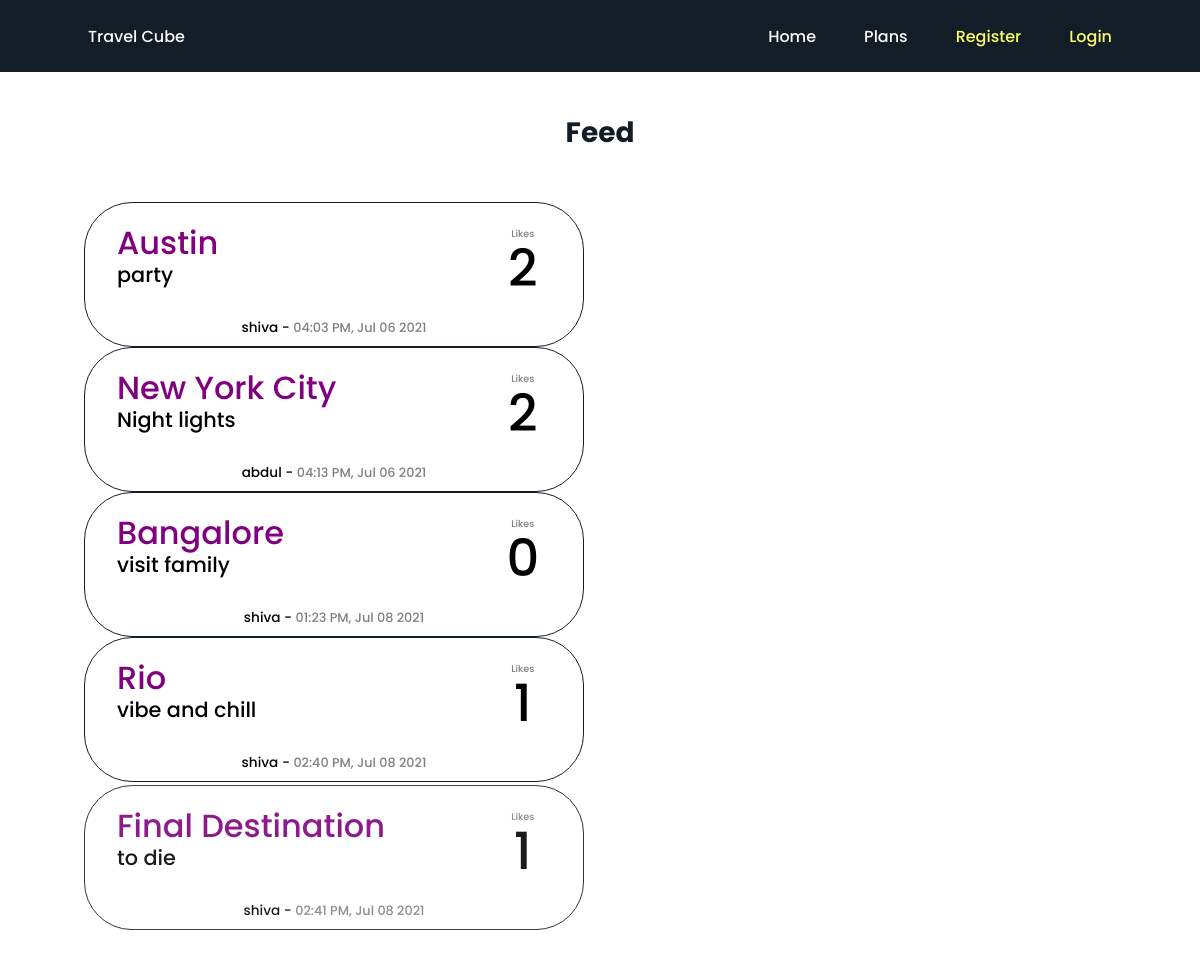
The app's page /plans, older data.
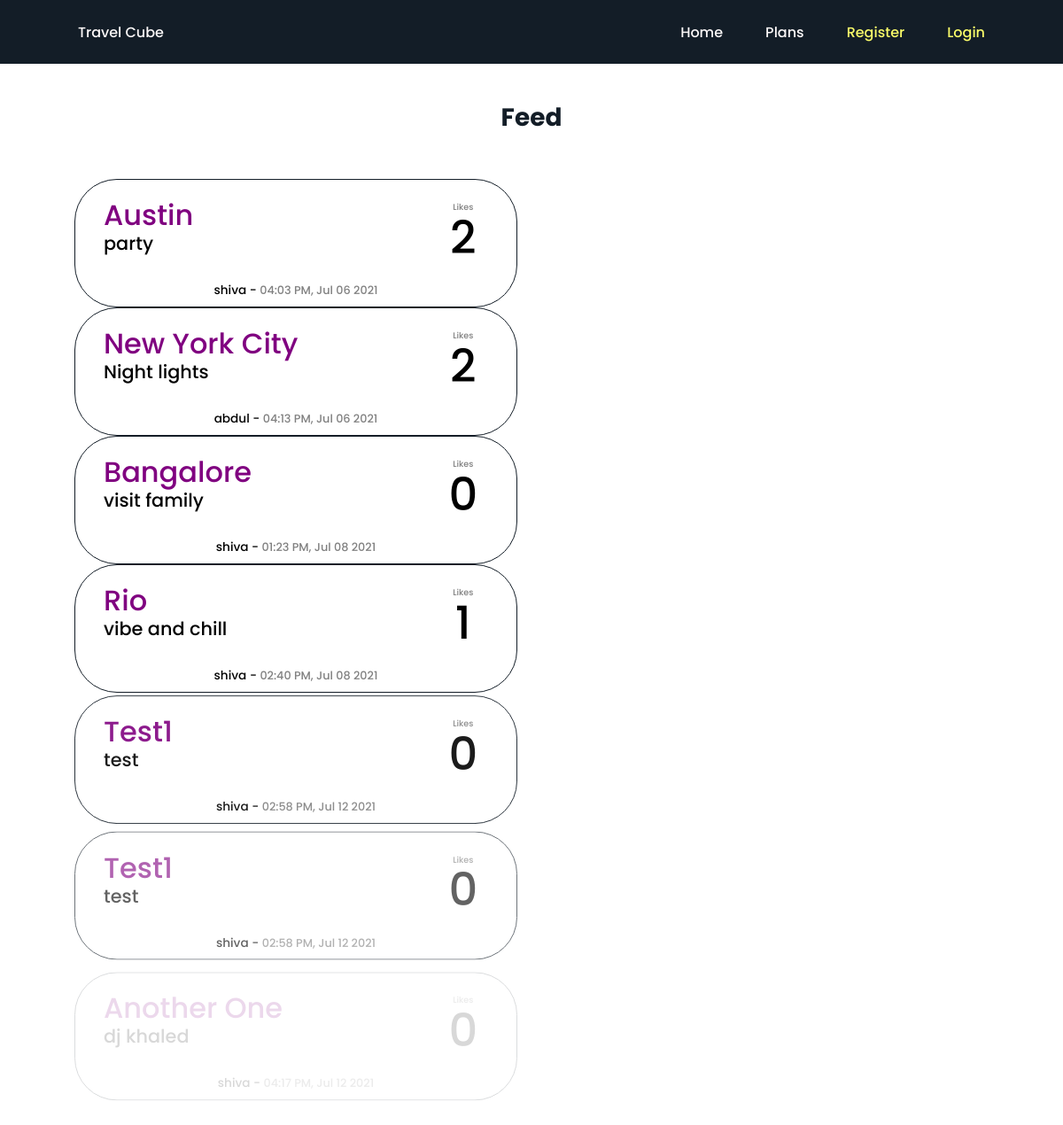
The same page, newer data.
### models.py (models this page shows, shortened)
class Post(db.Model):
    id = db.Column(db.Integer, primary_key=True)
    city = db.Column(db.String(140))
    country = db.Column(db.String(140))
    description = db.Column(db.String(140))
    timestamp = db.Column(db.DateTime, index=True, default=datetime.utcnow)
    user_id = db.Column(db.Integer, db.ForeignKey('user.id'))
    likes = db.relationship('Like', backref='post', lazy='dynamic', cascade = 'all, delete, delete-orphan')

class User(UserMixin, db.Model):
    id = db.Column(db.Integer, primary_key=True)
    username = db.Column(db.String(64), index=True, unique=True)
    email = db.Column(db.String(120), index=True, unique=True)
    password_hash = db.Column(db.String(128))
    posts = db.relationship('Post', backref='author', lazy='dynamic', cascade = 'all, delete, delete-orphan')
    liked = db.relationship('Like', backref='user', lazy='dynamic', cascade = 'all, delete, delete-orphan')

### routes.py (the view)
@app.route('/plans')
def plans():
    posts = Post.query.all()
    if not posts:
        posts=[]
    return render_template('plans.html', posts=posts)

### templates/plans.html
{% extends "base.html" %}
{% block content %}
    <div class="outer" id="main">
        <div class="inner">
            <h1 class="header">Feed</h1>
            <div class="scroll">
                {% for post in posts %}
                    <div class="plans">
                        <div class="city">
                            <p class="cityname">{{ post.city | title}}</p>
                            <p class="description">{{ post.description }}</p>
                        </div>
                        <div class="authtime">
                            <p class="author">{{ post.author.username }} - <span class="time">{{ post.timestamp.strftime('%I:%M %p, %b %d %Y') }}</span></p>
                        </div>
                        <div class="likes">
                            <p class="label">Likes</p>
                            <p class="count">{{ post.likes.count() }}</p>
                        </div>
                    </div>
                {% endfor %}
            </div>
        </div>
    </div>
{% endblock %}

### templates/base.html (shortened to what this page needs)
<!DOCTYPE html>
<html lang="en" xml:lang="en">
    <head>
        <link href='https://cdn.jsdelivr.net/npm/boxicons@2.0.5/css/boxicons.min.css' rel='stylesheet'>
        <link rel="stylesheet" href="{{ url_for('static', filename='css/main.css') }}">
        <link rel="stylesheet" href="{{ url_for('static', filename='css/plans.css') }}">
    </head>
    <body>
        <header class="l-header">
            <nav class="nav bd-grid">
                <div>
                    <a href="{{ url_for('index') }}" class="nav__logo">Travel Cube</a>
                </div>
                <div class="nav__menu" id="nav-menu">
                    <ul class="nav__list">
                        <li class="nav__item"><a href="{{ url_for('index') }}" class="nav__link active">Home</a></li>
                        {% if current_user.is_anonymous %}
                        <li class="nav__item"><a href="{{ url_for('plans') }}" class="nav__link active">Plans</a></li>
                        <li class="nav__item"><a href="{{ url_for('register') }}" class="nav__link auth">Register</a></li>
                        <li class="nav__item"><a href="{{ url_for('login') }}" class="nav__link auth">Login</a></li>
                        {% endif %}
                    </ul>
                </div>
            </nav>
        </header>
        <section class="content" id="main">
            <div>
                {% block content %}{% endblock %}
            </div>
        </section>
    </body>
</html>

### static/css/main.css (style rules this page uses)
:root { --header-height: 3rem; --first-color: #131D27; --first-color-dark: #fafc69; --first-color-darken: #dee059; --white-color: #FCF8F8; --body-font: 'Poppins', sans-serif; --big-font-size: 2.5rem; --normal-font-size: .938rem; --z-fixed: 100; }
@media screen and (min-width: 768px) { :root { --big-font-size: 5rem; --normal-font-size: 1rem; } }
*,::before,::after { box-sizing: border-box; }
html { scroll-behavior: smooth; }
body { margin: var(--header-height) 0 0 0; padding: 0; font-family: var(--body-font); font-size: var(--normal-font-size); font-weight: 500; }
h1,p,ul { margin: 0; }
ul { padding: 0; list-style: none; }
a { text-decoration: none; }
.bd-grid { max-width: 1024px; display: grid; grid-template-columns: 100%; column-gap: 2rem; width: calc(100% - 2rem); margin-left: 1rem; margin-right: 1rem; }
.l-header { width: 100%; position: fixed; top: 0; left: 0; z-index: var(--z-fixed); background-color: var(--first-color); }
.nav { height: var(--header-height); display: flex; justify-content: space-between; align-items: center; }
.nav__logo, .nav__item, .nav__toggle, .home__title, .home__description, .home__button, .home__img { visibility: hidden; }
.nav__item { margin-bottom: 2rem; }
.nav__close, .nav__link, .nav__logo, .nav__toggle { color: var(--white-color); }
.auth { color: var(--first-color-dark); }
.content { margin-top: calc(var(--header-height) + 1.5rem); }
@media screen and (min-width: 768px) { body { margin: 0; } }
@media screen and (min-width: 768px) { .nav { height: calc(var(--header-height) + 1.5rem); } }
@media screen and (min-width: 768px) { .nav__list { display: flex; } }
@media screen and (min-width: 768px) { .nav__item { margin-left: 3rem; margin-bottom: 0; } }
@media screen and (min-width: 1024px) { .bd-grid { margin-left: auto; margin-right: auto; } }

### static/css/plans.css (style rules this page uses)
:root { --body-font: 'Poppins', sans-serif; }
.plans div p { padding: 0; margin: 0; }
.outer { display: flex; justify-content: center; overflow: hidden; }
.inner { display: grid; row-gap: 1.5rem; width: 75%; grid-auto-rows: min-content; margin-bottom: 2rem; margin-top: .5rem; justify-content: center; }
.header { color: #131D27; font-size: 1.5rem; text-align: center; grid-column-start: 1; grid-column-end: 2; grid-row-start: 1; grid-row-end: 2; margin-bottom: 1rem; visibility: hidden; }
.plans { display: grid; border: .12rem #131D27 solid; border-radius: 3rem; padding: 0.75rem 1rem 0.25rem 1rem; grid-template-columns: 4fr 1fr; column-gap: 1rem; visibility: hidden; }
.cityname { font-size: 1.7rem; color: purple; }
.city { grid-column-start: 1; grid-column-end: 2; grid-row-start: 1; grid-row-end: 3; align-items: center; padding-left: 0.5rem; line-height: 2rem; }
.description { font-size: 1rem; color: black; }
.authtime { grid-column-start: 1; grid-column-end: 3; grid-row-start: 3; grid-row-end: 4; text-align: center; }
.author { font-size: 0.65rem; color: black; }
.time { font-size: 0.6rem; color: gray; }
.label { color: gray; font-size: 0.6rem; text-align: center; }
.count { transform: translateY(-0.7rem); }
.likes { text-align: center; display: grid; font-size: 3rem; grid-column-start: 2; grid-column-end: 3; grid-row-start: 1; grid-row-end: 3; }
@media screen and (min-width: 968px) { .inner { justify-content: center; margin-top: 2rem; grid-template-columns: repeat(2, 500px); column-gap: 2rem; row-gap: 2rem; } }
@media screen and (min-width: 968px) { .header { font-size: 1.75rem; grid-column-start: 1; grid-column-end: 3; grid-row-start: 1; grid-row-end: 2; margin-top: 0.5rem; } }
@media screen and (min-width: 968px) { .plans { padding: 1.5rem 1.5rem 0.5rem 1.5rem; grid-template-columns: 5fr 1fr; } }
@media screen and (min-width: 968px) { .cityname { font-size: 2rem; } }
@media screen and (min-width: 968px) { .description { font-size: 1.3rem; } }
@media screen and (min-width: 968px) { .author { font-size: 0.85rem; } }
@media screen and (min-width: 968px) { .time { font-size: 0.8rem; } }
@media screen and (min-width: 968px) { .likes { font-size: 3.2rem; } }

Row changes from the older to the newer data that the page shows:
changed Post (number 5 of 7 on the later page): city "Final Destination" → "Test1"; description "to die" → "test"; timestamp "02:41 PM, Jul 08 2021" → "02:58 PM, Jul 12 2021"; likes.count "1" → "0"
added Post: city "Test1", description "test", author.username "shiva", timestamp "02:58 PM, Jul 12 2021", likes.count "0"
added Post: city "Another One", description "dj khaled", author.username "shiva", timestamp "04:17 PM, Jul 12 2021", likes.count "0"
